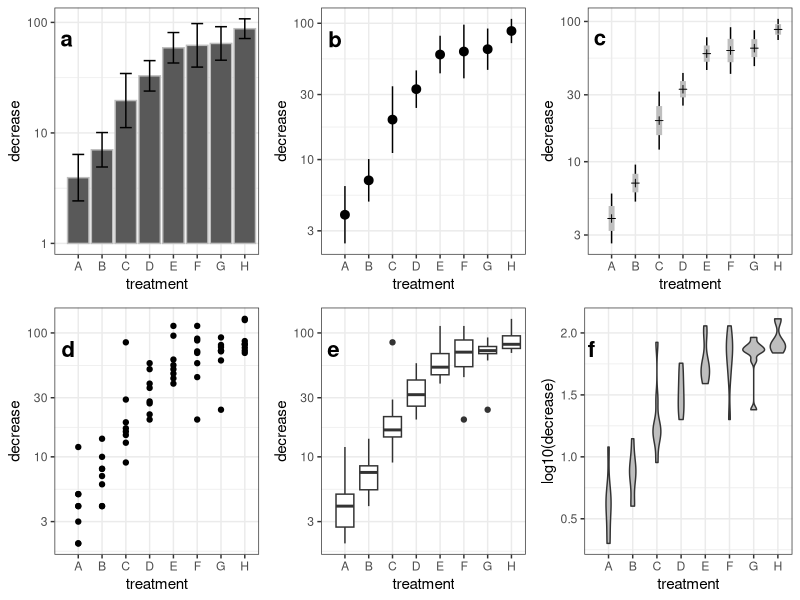

Write the R code that produced this figure.
## ---- chunk 1
library(ggplot2)
theme_set(theme_bw())
theme_update(panel.spacing=grid::unit(0,"lines"))

library(cowplot) ## for arranging multiple plots, labeling, etc.
library(Hmisc)

## A labeling function (upper left)
dpl <- function(label, y =100) draw_plot_label(label, x = 0, y = y)

data("OrchardSprays")

g0 <- ggplot(OrchardSprays,aes(x=treatment,y=decrease))+  scale_y_log10()
g_dyn <- (g0
    +  stat_summary(fun.data=mean_cl_normal,geom="bar",colour="gray")
    +  stat_summary(fun.data=mean_cl_normal,geom="errorbar",width=0.5)
    + dpl("a")
)
g_errbar <- g0 + stat_summary(fun.data=mean_cl_normal,geom="pointrange") + dpl("b")
## helper functions (Normal CIs +/- 1 and 2 std errors) 
mm1 <- function(...) {
    ggplot2::mean_cl_normal(...,mult=1)
}
mm2 <- function(...) {
    ggplot2::mean_cl_normal(...,mult=2)
}
g_errbar2 <- (g0
    + stat_summary(fun.data=mm2,geom="linerange")
    + stat_summary(fun.data=mm1,geom="linerange",lwd=2,col="gray")
    + stat_summary(fun.data=mm1,geom="point",pch=3)
    + dpl("c")
) 
g_point <- g0 + geom_point() + dpl("d")
g_boxplot <- g0 + geom_boxplot() + dpl("e")
## need slightly different treatment; we can't automatically
## log-scale the axis after computing a density ...
## could construct the prettier y-axis with
##   scale_y_continuous(breaks=c(1,2),labels=10^(c(1,2)))
## but might be misleading?
g_violin <-  ggplot(OrchardSprays,aes(x=treatment,y=log10(decrease)))+
    geom_violin(fill="gray") + dpl("f",y=2)
print(plot_grid(g_dyn,g_errbar,g_errbar2,g_point,g_boxplot,g_violin,
             nrow=2))
